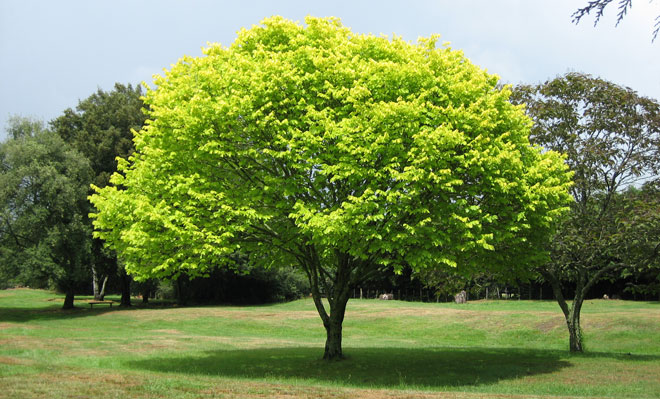
//> input picture image_classification/data/test.jpg, 660 x 399 px
$ ./unsharp image_classification/data/test.jpg image_classification/data/test.jpg   (built with g++ and OpenCV 4)
//> lines starting //> are read from the running program, lines starting //| are printed output that depends on the picture
#include <opencv2/core/core.hpp> //core routines
#include <opencv2/highgui/highgui.hpp>//imread,imshow,namedWindow,waitKey
#include "opencv2/imgproc/imgproc.hpp"//Para ecualHist
#include <iostream>

#include <exception>
#include <opencv2/core/utility.hpp>

#include <vector>

// [11 lines of commented-out code are left out]
const cv::String keys =
    "{r        		  |0      | range of window      }"
    "{g        		  |1      | gain			        }"
    "{f        		  |0      | method for filter	}"
    "{@image1         |       | image1 for compare   }"
    "{@image2         |out.png| image2 for compare   }"
    ;


int windowSize(float r, cv::Mat img){ //calcula el tamanyo de la ventana
	int ventana;

	if( img.cols < img.rows ){ //COMPROBAR PQ A VECES SALE TAMANYO DE VENTANA PAR Y OTRAS IMPAR
		ventana = (int)( (r * (img.cols/2) ) +1); //casteo a int para que nos salgan nº pixels enteros
		if(ventana%2 == 0){
			ventana--; //Para que la ventana tenga tamanyo numero impar
		}
	}
	else{
		ventana = (int)( (r * (img.rows/2) ) +1); //casteo a int para que nos salgan nº pixels enteros
		if(ventana%2 == 0){
			ventana--; //Para que la ventana tenga tamanyo numero impar
		}
	}
	if( ventana < 3 ){ //Por si la r introducida es 0
		ventana = 3; //2*1 + 1
	}

	return ventana;


};

cv::Mat createBoxFilter(int windowSize){ //Crea un filtro Box de radio r>0
	// 1/totalpixels(ancho*alto) * (imagen/matriz de valores todo 1)
	//boxFilter();
	//int ventana= r;

	cv::Mat filter (windowSize, windowSize, CV_32FC1);
	filter = 1.0/(windowSize * windowSize);

	return filter;

};

void convolve(const cv::Mat& in, const cv::Mat& filter, cv::Mat& out){
//calcula la convolución digital. La imagen de salida tendrá la mismas dimensiones de la imagen
//de entrada, rellenando con ceros la zona no procesada. Precondiciones: in.type()==CV_32FC1 && filter.type()==CV_32FC1

	//cv::Mat imgAux=cv::Mat::zeros(in.rows, in.cols, CV_32FC1);
	cv::Mat filterAux=filter;

	float sumatorio = 0.0;//Variable que guarda el sumatorio de las multiplicaciones de los pixels


	assert(filter.cols%2!=0);
	int ventana = (filter.cols)/2; // == filterAux.rows

	if( in.type() != CV_32FC1 ){
		std::cout<<"La imagen de entrada tiene que tener el formato --> CV_32FC1"<<std::endl;
	}
	if( filterAux.type() != CV_32FC1 ){
		std::cout<<"El filtro tiene que tener el formato --> CV_32FC1"<<std::endl;
	}

	for(int y=ventana; y<in.rows-ventana; y++){
		float *ptr2=out.ptr<float>(y);
		for(int x=ventana; x<in.cols-ventana; x++,ptr2++){
		//std::cout<<"valores imagen original-->"<<ptr[0]<<std::endl;

			//if( (x+ventana <= in.cols) && (x-ventana >= 0) && (y+ventana <= in.rows) && (y-ventana >= 0) ){
				                         // x > ventana                                 // y > ventana
				//Coges la imagen original con el tamanyo de ventana y coges la ventana y vas multiplicando el primer pixel de la imagen original
				//y lo multiplicas por el ultimo pixel del filtro y lo vas sumando en una variable aux. cuando termines de multiplicar todos los pixels
				// de la la ventana e img, el pixel central le pones el valor de ese sumatorio(aux)
				//Son 4 bucles for anidados
				//La img de salida tiene que tener ceros en los bordes(donde no llegue los limites de la ventana)


				//cv::Range rowRange(y-ventana,y+ventana);
				//cv::Range colRange(x-ventana,x+ventana);
				//cv::Mat imgAux = in.operator()(rowRange, colRange);
				//cv::Mat imgAux(in, cv::Rect(x-ventana, y-ventana, filter.rows-1, filter.cols-1));
				cv::Mat imgAux = in(cv::Rect(x-ventana, y-ventana, filter.cols, filter.rows));
				//std::cout<<"x-ventana: "<<x-ventana<<std::endl;
				//std::cout<<"y-ventana: "<<y-ventana<<std::endl;

				for(int w=0; w<imgAux.rows; w++){
					float *ptr3=imgAux.ptr<float>(w);
					float *ptr4=filterAux.ptr<float>(w);
					for(int z=0; z<imgAux.cols; z++,ptr3++,ptr4++){
						//std::cout<<"valores pixels filtro-->"<<ptr4[0]<<std::endl;
						//std::cout<<"valores pixels imgAux-->"<<ptr3[0]<<std::endl;
						//sumatorio += ptr3[0] * ptr4[0];
						sumatorio += imgAux.at<float>(w,z) * filter.at<float>(w,z);

					}

				}
				//std::cout<<"valor sumatorio-->"<<sumatorio<<std::endl;
				//ptr2[0]=sumatorio;
				out.at<float>(y,x)=sumatorio;
				sumatorio=0.0;
				// [7 lines of commented-out code are left out]

		}
	}


};

int main(int argc,char **argv){

try{
  //unsharp [-r <float>] [-g <float>] [-f int] <input img> <output img>
  if(argc<3) {std::cerr<<"USE--> ./unsharp [-r <float>] [-g <float>] [-f int] <input img> <output img>"<<std::endl;return 0;}


	cv::CommandLineParser parser(argc, argv, keys);
	parser.about("Application name v1.0.0");

	float r = parser.get<float>("r");
	float g = parser.get<float>("g");
	int f = parser.get<int>("f");

	if( (r>1)||(r<0) ){
		r=0;
	}
	if( (g>10)||(g<0) ){
		g=1;
	}
	if( (f!=0)||(f!=1) ){
		f=0;
	}

	cv::String nameImg1 = parser.get<cv::String>(0);
	cv::String nameImg2 = parser.get<cv::String>(1);


  cv::Mat imageAux;

  imageAux=cv::imread(nameImg1,0);//Lee la imagen EN MONOCOLOR
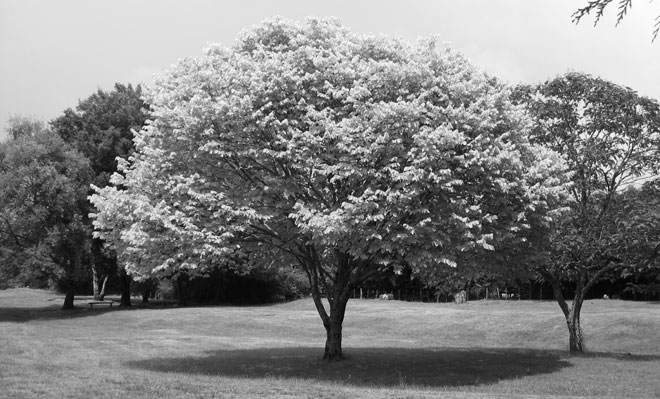
//> imageAux: 399 rows x 660 cols, CV_8UC1; min 0, max 255, mean 128.9
  if( imageAux.rows==0) {std::cerr<<"Error reading image"<<std::endl;return 0;}
  cv::Mat image; //imagen a procesar
  imageAux.convertTo(image, CV_32FC1);

  cv::Mat imageS = cv::Mat::zeros(image.rows, image.cols, CV_32FC1); //imagen procesada

  int ventana=windowSize(r, image);
//> ventana = 3

  convolve(image, createBoxFilter(ventana) , imageS);
//> in createBoxFilter, `cv::Mat filter (windowSize, windowSize, CV_32FC1);`: filter = [[0, 0, 0], [0, 0, 0], [0, 0, 0]]
//> in createBoxFilter, `filter = 1.0/(windowSize * windowSize);`: filter = [[0.111, 0.111, 0.111], [0.111, 0.111, 0.111], [0.111, 0.111, 0.111]]
//> in convolve, `cv::Mat filterAux=filter;`: filterAux has the same summary as filter in createBoxFilter
//> after the loop in convolve, `for(int y=ventana; y<in.rows-ventana; y++)`:
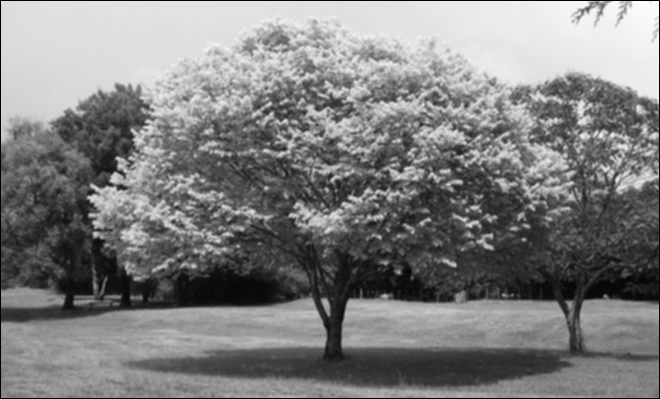
//> out: 399 rows x 660 cols, CV_32FC1; min 0, max 253.6, mean 127.5
//> after the loop in convolve, `for(int y=ventana; y<in.rows-ventana; y++)`: sumatorio = 0

  //operación a aplicar es: O = (g+1)·I -g·IL, siendo I la imagen original, IL la versión paso baja de la misma y g la ganancia del realce.

   imageS = ( (g+1)*image ) - ( g*imageS);
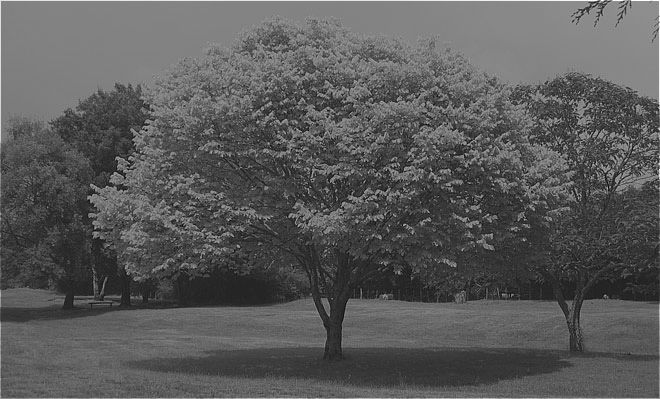
//> imageS: 399 rows x 660 cols, CV_32FC1; min -77.33, max 510, mean 130.3; drawn with min black and max white

   cv::imwrite(nameImg2,cv::Mat_<uchar>(imageS));
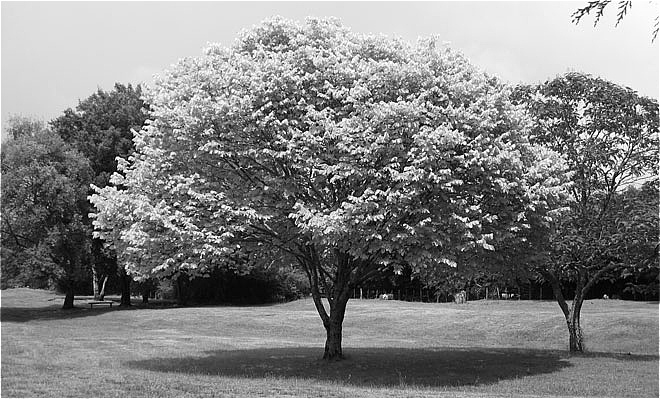
//> saved as test.jpg: 399 rows x 660 cols, CV_8UC1; min 0, max 255, mean 129.3

   //creates a window
   cv::namedWindow("Image-Original");
   //displays the image in the window
   cv::imshow("Image-Original", cv::Mat_<uchar>(image));


   // [6 lines of commented-out code are left out]


   cv::imshow("Image-Salida", cv::Mat_<uchar>(imageS));


   cv::waitKey(0); //Espera hasta que pulses un boton y cierra programa

  }catch(std::exception &ex){
    std::cout<<ex.what()<<std::endl;
  }

}
